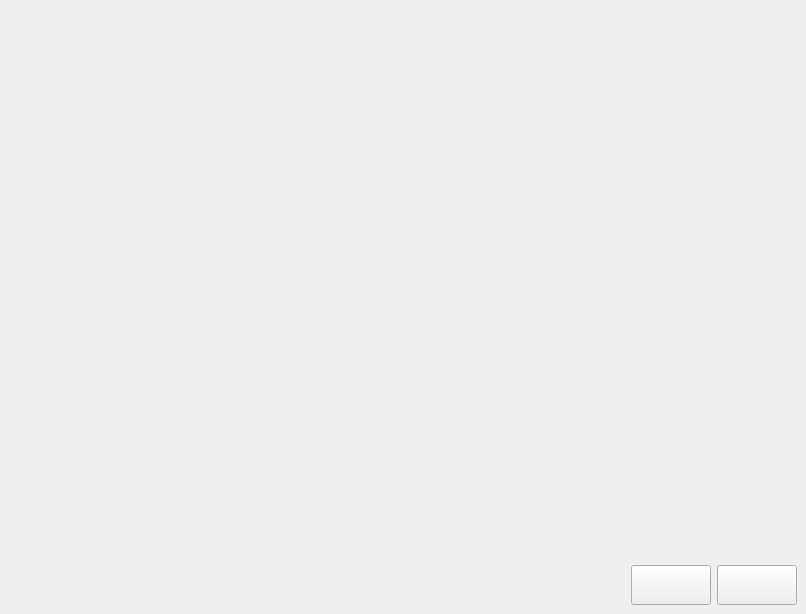
             <widget class="QWidget" name="page_9">
              <layout class="QGridLayout" name="gridLayout_21">
               <property name="topMargin">
                <number>0</number>
               </property>
               <property name="rightMargin">
                <number>0</number>
               </property>
               <property name="bottomMargin">
                <number>0</number>
               </property>
               <item row="3" column="0" alignment="Qt::AlignBottom">
                <widget class="QWidget" name="widget_15" native="true">
                 <layout class="QHBoxLayout" name="horizontalLayout_13">
                  <item>
                   <spacer name="horizontalSpacer_7">
                    <property name="orientation">
                     <enum>Qt::Horizontal</enum>
                    </property>
                    <property name="sizeHint" stdset="0">
                     <size>
                      <width>324</width>
                      <height>20</height>
                     </size>
                    </property>
                   </spacer>
                  </item>
                  <item>
                   <layout class="QHBoxLayout" name="horizontalLayout_14">
                    <item>
                     <widget class="QPushButton" name="stackedWidget_btn_back_5">
                      <property name="minimumSize">
                       <size>
                        <width>80</width>
                        <height>40</height>
                       </size>
                      </property>
                      <property name="maximumSize">
                       <size>
                        <width>50</width>
                        <height>50</height>
                       </size>
                      </property>
                      <property name="text">
                       <string/>
                      </property>
                      <property name="icon">
                       <iconset resource="icons/resources.qrc">
                        <normaloff>:/icons/left-arrow.ico</normaloff>:/icons/left-arrow.ico</iconset>
                      </property>
                      <property name="iconSize">
                       <size>
                        <width>30</width>
                        <height>30</height>
                       </size>
                      </property>
                     </widget>
                    </item>
                    <item>
                     <widget class="QPushButton" name="stackedWidget_btn_next_8">
                      <property name="minimumSize">
                       <size>
                        <width>80</width>
                        <height>40</height>
                       </size>
                      </property>
                      <property name="maximumSize">
                       <size>
                        <width>50</width>
                        <height>50</height>
                       </size>
                      </property>
                      <property name="text">
                       <string/>
                      </property>
                      <property name="icon">
                       <iconset resource="icons/resources.qrc">
                        <normaloff>:/icons/right-arrow.ico</normaloff>:/icons/right-arrow.ico</iconset>
                      </property>
                     </widget>
                    </item>
                   </layout>
                  </item>
                 </layout>
                </widget>
               </item>
               <item row="0" column="0" rowspan="2">
                <widget class="QLabel" name="label_7">
                 <property name="minimumSize">
                  <size>
                   <width>795</width>
                   <height>550</height>
                  </size>
                 </property>
                 <property name="text">
                  <string/>
                 </property>
                </widget>
               </item>
              </layout>
             </widget>
